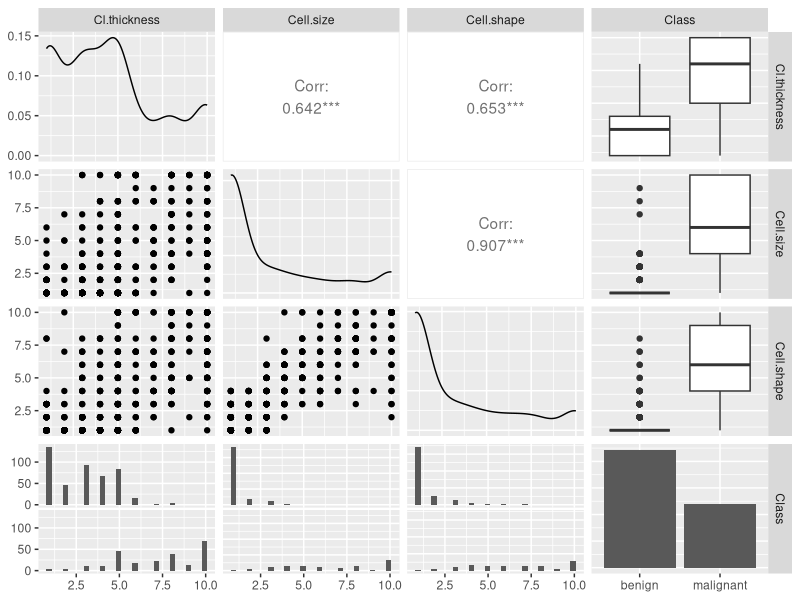
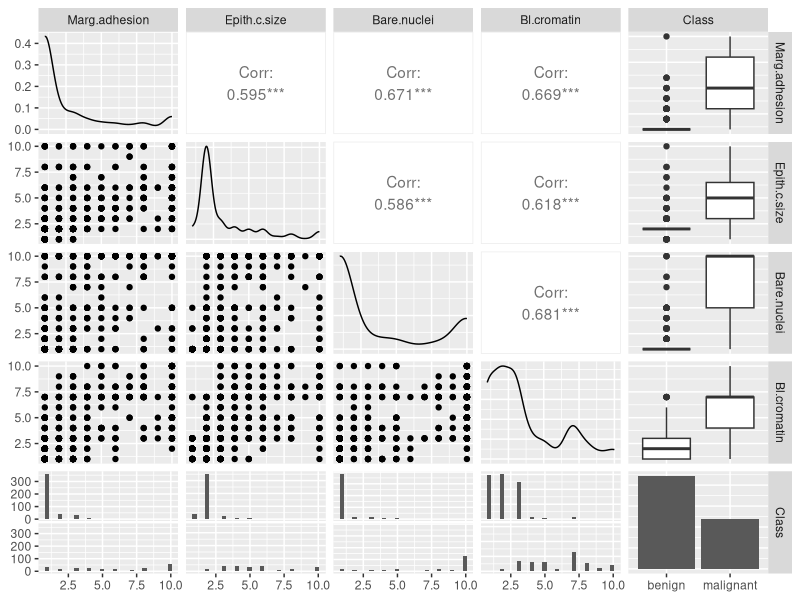
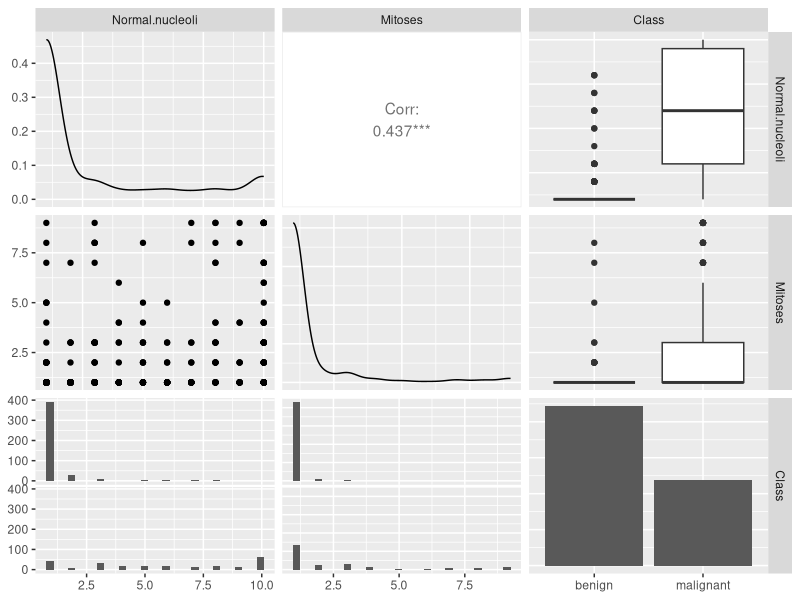
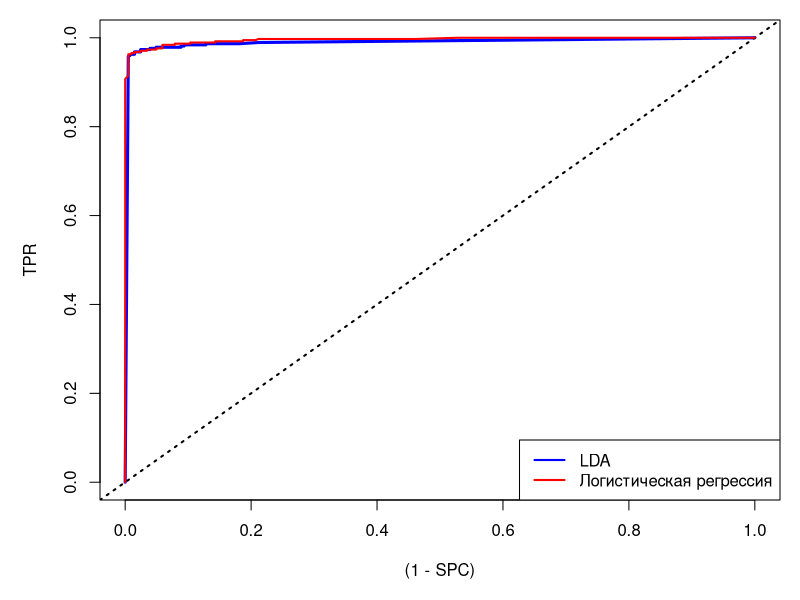
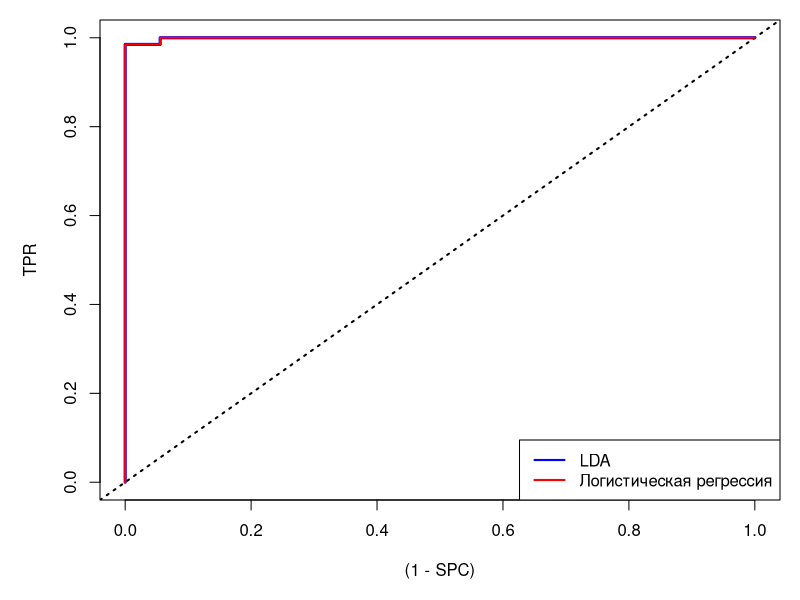

The R source for these figures, in order:
# Математическое моделирование: Практика 4

library('GGally')
library('MASS')
library('mlbench')

my.seed <- 12345
train.percent <- 0.85

# Данные BreastCancer ---------------------------------------------------------------
data(BreastCancer)

#сохранение без NA:
bc <- BreastCancer[!is.na(BreastCancer$Bare.nuclei),-1]
for (i in 1:9){bc[, i] <- as.numeric(bc[, i])}

# графики разброса
ggpairs(bc[,c(1:3,10)])
ggpairs(bc[,c(4:7,10)])
ggpairs(bc[,c(8:10)])

# обучающая выборка
set.seed(my.seed)
inTrain <- sample(seq_along(bc$Class),
                  nrow(bc) * train.percent)
df <- bc[inTrain,]
df.nt <- bc[-inTrain,]
head(df)

# фактические значения на обучающей выборке
Факт <- df$Class

# Логистическая регрессия ======================================================
model.logit <- glm(Class ~ ., data = df,
                   family = 'binomial')
#?glm
summary(model.logit)

# обучающая выборка:
# прогноз: вероятности принадлежности классу malignant
p.logit <- predict(model.logit, df, 
                   type = 'response')
p.logit
Прогноз <- factor(ifelse(p.logit > 0.5,
                         1, 2),
                  levels = c(1, 2),
                  labels = c('malignant', 'benign'))
Прогноз
head(cbind(Факт, p.logit, Прогноз))
# матрица неточностей
table(Факт, Прогноз)


# LDA ==========================================================================
model.lda <- lda(Class ~ ., data = df)
model.lda

# обучающая выборка:
# прогноз: вероятности принадлежности классу 'malignant'
p.lda <- predict(model.lda, df, type = 'response')
head(p.lda$posterior)
Прогноз <- factor(ifelse(p.lda$posterior[, 'malignant'] > 0.5,
                         1, 2),
                  levels = c(1, 2),
                  labels = c('malignant', 'benign'))

Прогноз
# матрица неточностей
Факт <- df$Class
table(Факт, Прогноз)


# ROC-кривые на обучающей выборке: ======================================================================================================================

# ROC-кривая для LDA ===========================================================

# считаем 1-SPC и TPR для всех вариантов границы отсечения
x <- NULL    # для (1 - SPC)
y <- NULL    # для TPR

# заготовка под матрицу неточностей
tbl <- as.data.frame(matrix(rep(0, 4), 2, 2))
rownames(tbl) <- c('fact.malignant', 'fact.benign')
colnames(tbl) <- c('predict.malignant', 'predict.benign')
tbl

# цикл по вероятностям отсечения
for (p in seq(0, 1, length = 500)){
  # прогноз
  Прогноз <- factor(ifelse(p.lda$posterior[, 'malignant'] > p,
                           1, 2),
                    levels = c(1, 2),
                    labels = c('malignant', 'benign'))
  
  # фрейм со сравнением факта и прогноза
  df.compare <- data.frame(Факт = Факт, 
                               Прогноз = Прогноз)
  
  # заполняем матрицу неточностей
  tbl[1, 1] <- nrow(df.compare[df.compare$Факт == 'malignant' & 
                                 df.compare$Прогноз == 'malignant', ]) 
  tbl[2, 2] <- nrow(df.compare[df.compare$Факт == 'benign' & 
                                 df.compare$Прогноз == 'benign', ])
  tbl[1, 2] <- nrow(df.compare[df.compare$Факт == 'malignant' & 
                                 df.compare$Прогноз == 'benign', ])
  tbl[2, 1] <- nrow(df.compare[df.compare$Факт == 'benign' & 
                                 df.compare$Прогноз == 'malignant', ])
  
  # считаем характеристики
  TPR <- tbl[2, 2] / sum(tbl[2, 2] + tbl[2, 1])
  y <- c(y, TPR)
  SPC <- tbl[1, 1] / sum(tbl[1, 1] + tbl[1, 2])
  x <- c(x, 1 - SPC)
}

# строим ROC-кривую
par(mar = c(5, 5, 1, 1))
# кривая
plot(x, y, 
     type = 'l', col = 'blue', lwd = 3,
     xlab = '(1 - SPC)', ylab = 'TPR', 
     xlim = c(0, 1), ylim = c(0, 1))
# прямая случайного классификатора
abline(a = 0, b = 1, lty = 3, lwd = 2)


# ROC-кривая для логистической регрессии ===========================================================

# считаем 1-SPC и TPR для всех вариантов границы отсечения
x2 <- NULL    # для (1 - SPC)
y2 <- NULL    # для TPR

# заготовка под матрицу неточностей
tbl <- as.data.frame(matrix(rep(0, 4), 2, 2))
rownames(tbl) <- c('fact.malignant', 'fact.benign')
colnames(tbl) <- c('predict.malignant', 'predict.benign')
tbl

# цикл по вероятностям отсечения
for (p in seq(0, 1, length = 500)){
  # прогноз
  Прогноз <- factor(ifelse(p.logit > p,
                           1, 2),
                    levels = c(1, 2),
                    labels = c('malignant', 'benign'))
  
  # фрейм со сравнением факта и прогноза
  df.compare <- data.frame(Факт = Факт, 
                               Прогноз = Прогноз)
  
  # заполняем матрицу неточностей
  tbl[1, 1] <- nrow(df.compare[df.compare$Факт == 'malignant' & 
                                 df.compare$Прогноз == 'malignant', ]) 
  tbl[2, 2] <- nrow(df.compare[df.compare$Факт == 'benign' & 
                                 df.compare$Прогноз == 'benign', ])
  tbl[1, 2] <- nrow(df.compare[df.compare$Факт == 'malignant' & 
                                 df.compare$Прогноз == 'benign', ])
  tbl[2, 1] <- nrow(df.compare[df.compare$Факт == 'benign' & 
                                 df.compare$Прогноз == 'malignant', ])
  
  # считаем характеристики
  TPR <- tbl[2, 2] / sum(tbl[2, 2] + tbl[2, 1])
  y2 <- c(y2, TPR)
  SPC <- tbl[1, 1] / sum(tbl[1, 1] + tbl[1, 2])
  x2 <- c(x2, 1 - SPC)
}

# кривые
lines(x2,y2,col="red",lwd = 2)

legend('bottomright', lty = c(1, 1), 
       col = c('blue', 'red'), 
       legend = c('LDA', 'Логистическая регрессия'), 
       lwd = rep(2, 2))

# ROC-кривые на тестовой выборке: ======================================================================================================================

Факт <- df.nt$Class
# Логистическая регрессия
# тестовая выборка:
# прогноз: вероятности принадлежности классу malignant
p.logit.nt <- predict(model.logit, df.nt, 
                      type = 'response')
p.logit.nt
Прогноз <- factor(ifelse(p.logit.nt > 0.5,
                         1, 2),
                  levels = c(1, 2),
                  labels = c('malignant', 'benign'))
Прогноз
head(cbind(Факт, p.logit.nt, Прогноз))
# матрица неточностей

table(Факт, Прогноз)


# LDA 
# тестовая выборка:
# прогноз: вероятности принадлежности классу 'malignant'
p.lda.nt <- predict(model.lda, df.nt, type = 'response')
head(p.lda.nt$posterior)
Прогноз <- factor(ifelse(p.lda.nt$posterior[, 'malignant'] > 0.5,
                         1, 2),
                  levels = c(1, 2),
                  labels = c('malignant', 'benign'))

Прогноз
# матрица неточностей
table(Факт, Прогноз)


# ROC-кривая для LDA ===========================================================

# считаем 1-SPC и TPR для всех вариантов границы отсечения
x <- NULL    # для (1 - SPC)
y <- NULL    # для TPR

# заготовка под матрицу неточностей
tbl <- as.data.frame(matrix(rep(0, 4), 2, 2))
rownames(tbl) <- c('fact.malignant', 'fact.benign')
colnames(tbl) <- c('predict.malignant', 'predict.benign')
tbl

# цикл по вероятностям отсечения
for (p in seq(0, 1, length = 500)){
  # прогноз
  Прогноз <- factor(ifelse(p.lda.nt$posterior[, 'malignant'] > p,
                           1, 2),
                    levels = c(1, 2),
                    labels = c('malignant', 'benign'))
  
  # фрейм со сравнением факта и прогноза
  df.compare <- data.frame(Факт = Факт, 
                               Прогноз = Прогноз)
  
  # заполняем матрицу неточностей
  tbl[1, 1] <- nrow(df.compare[df.compare$Факт == 'malignant' & 
                                 df.compare$Прогноз == 'malignant', ]) 
  tbl[2, 2] <- nrow(df.compare[df.compare$Факт == 'benign' & 
                                 df.compare$Прогноз == 'benign', ])
  tbl[1, 2] <- nrow(df.compare[df.compare$Факт == 'malignant' & 
                                 df.compare$Прогноз == 'benign', ])
  tbl[2, 1] <- nrow(df.compare[df.compare$Факт == 'benign' & 
                                 df.compare$Прогноз == 'malignant', ])
  
  # считаем характеристики
  TPR <- tbl[2, 2] / sum(tbl[2, 2] + tbl[2, 1])
  y <- c(y, TPR)
  SPC <- tbl[1, 1] / sum(tbl[1, 1] + tbl[1, 2])
  x <- c(x, 1 - SPC)
}

# строим ROC-кривую
par(mar = c(5, 5, 1, 1))
# кривая
plot(x, y, 
     type = 'l', col = 'blue', lwd = 3,
     xlab = '(1 - SPC)', ylab = 'TPR', 
     xlim = c(0, 1), ylim = c(0, 1))
# прямая случайного классификатора
abline(a = 0, b = 1, lty = 3, lwd = 2)


# ROC-кривая для логистической регрессии ===========================================================

# считаем 1-SPC и TPR для всех вариантов границы отсечения
x2 <- NULL    # для (1 - SPC)
y2 <- NULL    # для TPR

# заготовка под матрицу неточностей
tbl <- as.data.frame(matrix(rep(0, 4), 2, 2))
rownames(tbl) <- c('fact.malignant', 'fact.benign')
colnames(tbl) <- c('predict.malignant', 'predict.benign')
tbl

# цикл по вероятностям отсечения
for (p in seq(0, 1, length = 500)){
  # прогноз
  Прогноз <- factor(ifelse(p.logit.nt > p,
                           1, 2),
                    levels = c(1, 2),
                    labels = c('malignant', 'benign'))
  
  # фрейм со сравнением факта и прогноза
  df.compare <- data.frame(Факт = Факт, 
                               Прогноз = Прогноз)
  
  # заполняем матрицу неточностей
  tbl[1, 1] <- nrow(df.compare[df.compare$Факт == 'malignant' & 
                                 df.compare$Прогноз == 'malignant', ]) 
  tbl[2, 2] <- nrow(df.compare[df.compare$Факт == 'benign' & 
                                 df.compare$Прогноз == 'benign', ])
  tbl[1, 2] <- nrow(df.compare[df.compare$Факт == 'malignant' & 
                                 df.compare$Прогноз == 'benign', ])
  tbl[2, 1] <- nrow(df.compare[df.compare$Факт == 'benign' & 
                                 df.compare$Прогноз == 'malignant', ])
  
  # считаем характеристики
  TPR <- tbl[2, 2] / sum(tbl[2, 2] + tbl[2, 1])
  y2 <- c(y2, TPR)
  SPC <- tbl[1, 1] / sum(tbl[1, 1] + tbl[1, 2])
  x2 <- c(x2, 1 - SPC)
}

# кривые
lines(x2,y2,col="red",lwd = 2)

legend('bottomright', lty = c(1, 1), 
       col = c('blue', 'red'), 
       legend = c('LDA', 'Логистическая регрессия'), 
       lwd = rep(2, 2))

# Вывод ===============================================================

# Модель LDA лучше, тк прощадь под ROC кривой (AUC) на тестовой выборке у неё больше, чем у модели логистической регрессии.
